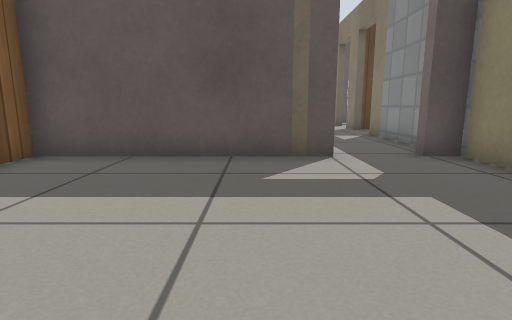
view 1 (above)

20 first-person views from a walk through a robot-simulator world made for Gazebo. The camera is 0.5 m above the floor, tilts 10° down and sees 80° across. The floor is counted in squares, 0.5 m on a side. Each view is taken from the middle of a square. On the plan, view 1 faces up. The plan holds only what a view shows up to about 12 squares ahead; the rest is blank. Gazebo's built-in surfaces are drawn with simple patterns.

view 2
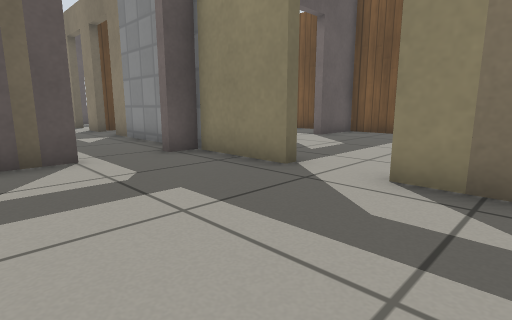

view 3
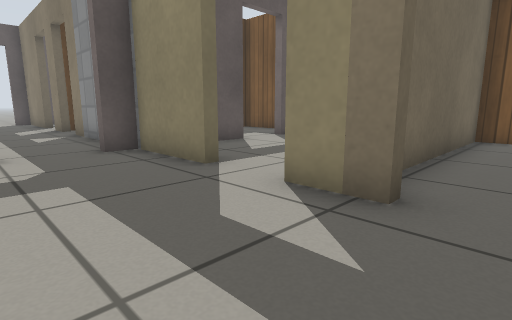

view 4
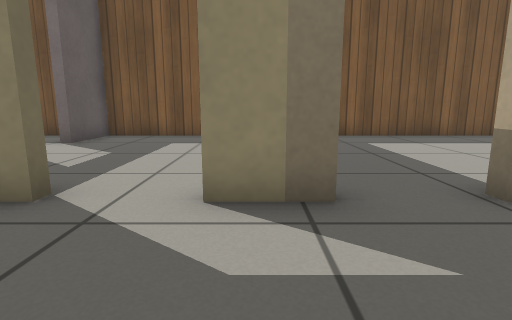

view 5
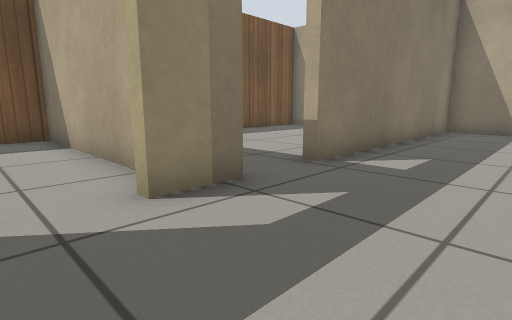

view 6
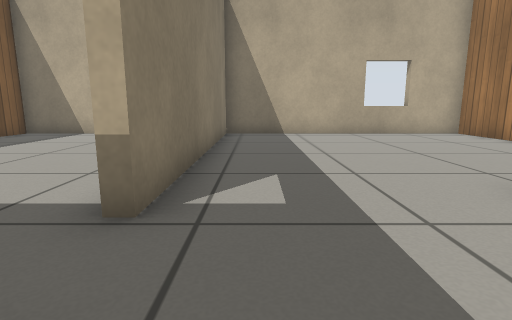

view 7
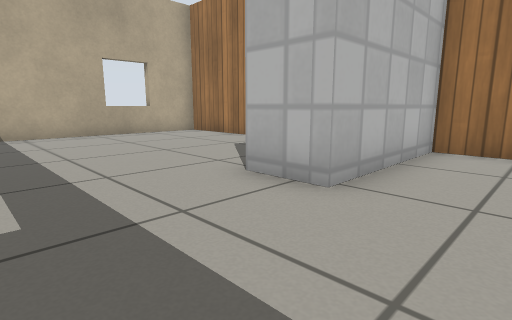

view 8
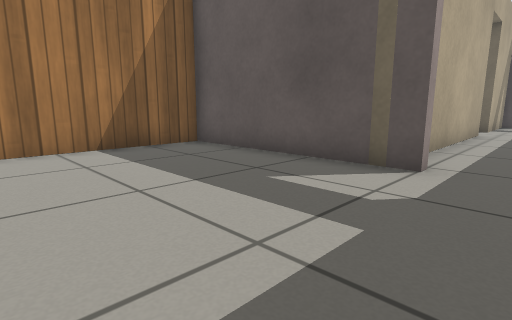

view 9
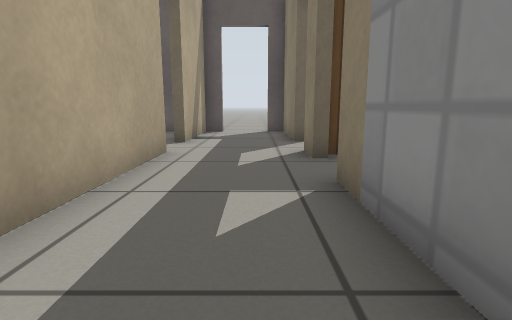

view 10
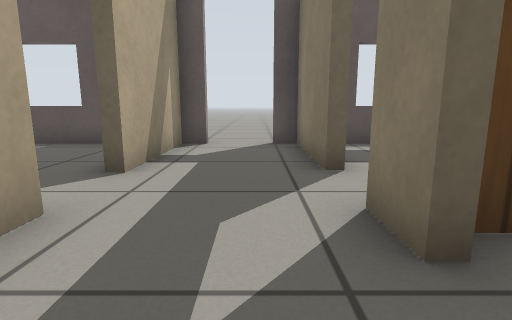

view 11
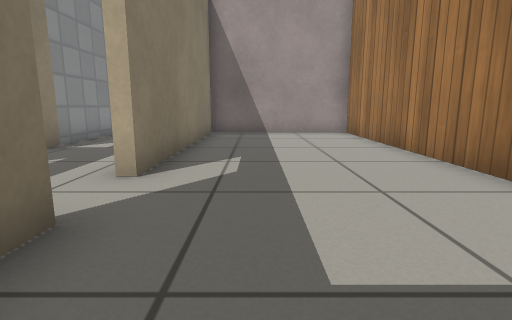

view 12
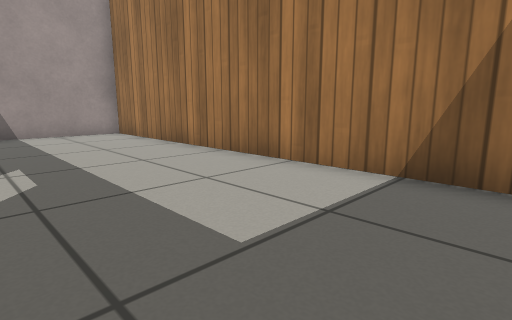

view 13
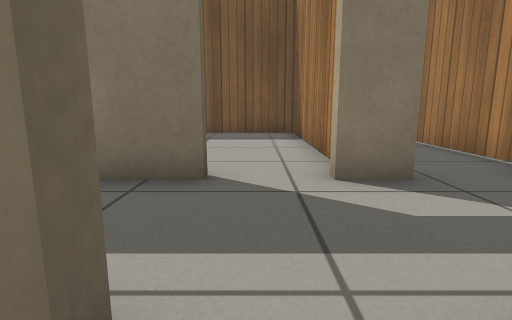

view 14
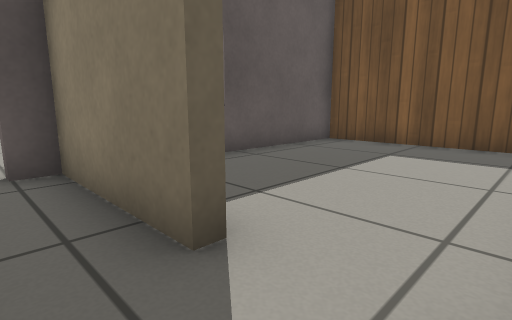

view 15
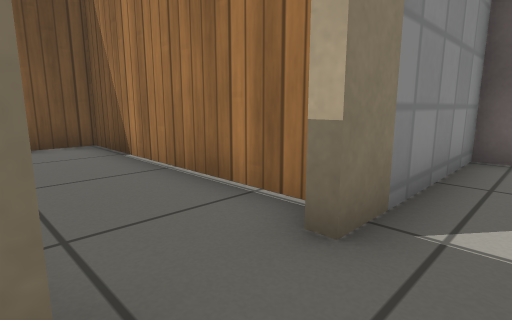

view 16
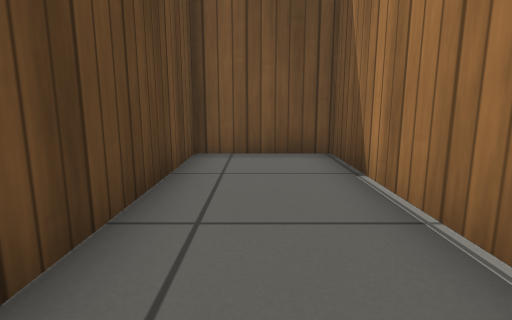

view 17
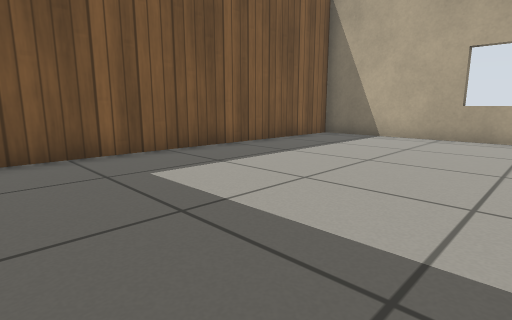

view 18
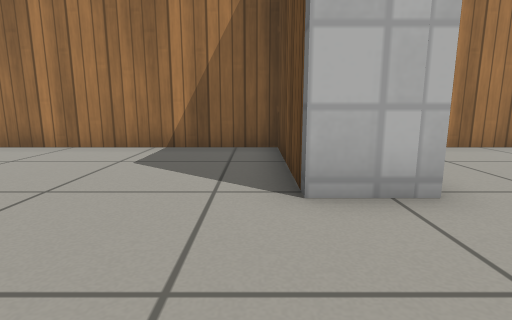

view 19
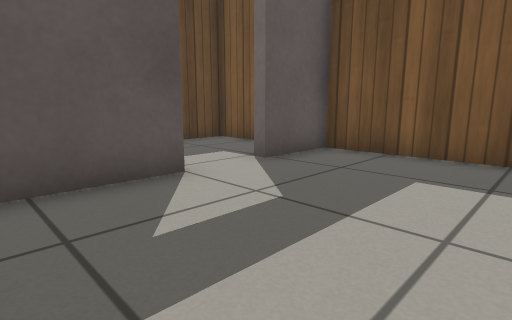

view 20
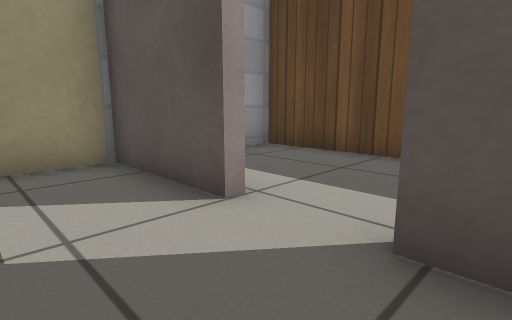

### Floor plan
Points are (right, up) in squares from view 1. A wall is a line through its corners. A room is listed if a view was taken in it or the views show most of it. See-through windows are left out.
Room 1 (views 1, 2, 3, 4, 5, 6, 7, 8)
walls: (1.6, 6) (-4.5, 6) (-4.5, -1) (-0.2, -1) (-0.2, -2.5); (4.1, 3.4) (4.1, 6) (3.3, 6); (4.1, 0.2) (4.1, 1.6); (4.1, -2.6) (4.1, -1.6)
ways out: open door at (2.5, 6) to room 2; open door at (4, -0.5) to room 5; opening at (2, -1.5) to room 6; open door at (4, 2.5) to room 7
Room 2 (views 9, 10, 14, 15)
walls: (1, 13.6) (1, 8.2); (4.1, 12.8) (4.1, 13.9); (4.1, 15.7) (4.1, 19.2); (1.7, 19.2) (1, 19.2) (1, 15.5); (4.1, 6.3) (4.1, 11)
ways out: open door at (2.5, 6) to room 1; open door at (1, 14.5) to room 3; open door at (4, 11.5) to room 4; open door at (4, 14.5) to room 8; open door at (2.5, 19)
Room 3 (views 11, 12, 13)
walls: (-4.5, 17.8) (-4.5, 6.3) (0.7, 6.3) (0.7, 13.6); (-0.3, 19.2) (-3, 19.2)
low walls: (0.7, 15.5) (0.7, 16.1)
ways out: open door at (1, 14.5) to room 2
Room 4 (view 16)
walls: (4.8, 10.4) (11.4, 10.4) (11.4, 13.3) (4.5, 13.3)
ways out: open door at (4, 11.5) to room 2
Room 5 (view 17)
walls: (5.9, -10.2) (11.4, -10.2) (11.4, 0.7) (5.9, 0.7)
ways out: open door at (4, -0.5) to room 1
Room 6 (view 18)
walls: (-0.2, -2.5) (-4.5, -2.5) (-4.5, -10.2) (4.1, -10.2) (4.1, -2.6)
ways out: opening at (2, -1.5) to room 1
Room 7 (views 19, 20)
walls: (7.5, 6) (4.4, 6) (4.4, 4.4); (5.6, 1) (11.4, 1) (11.4, 6) (9.3, 6)
ways out: open door at (4, 2.5) to room 1; open door at (8.5, 6) to room 9
Room 8 (no view inside)
walls: (5.6, 13.6) (11.4, 13.6) (11.4, 19.2) (5.4, 19.2)
ways out: open door at (4, 14.5) to room 2
Room 9 (no view inside)
walls: (7.9, 10.1) (4.4, 10.1) (4.4, 9.1); (11.4, 7.6) (11.4, 10.1) (9.9, 10.1)
ways out: open door at (8.5, 6) to room 7

Positions as (right, up) in squares from view 1, and headings:
1: (0, 0), facing up
2: (0, 0), facing up-right
3: (1, -1), facing up-right
4: (1, 1), facing right
5: (1, 3), facing down-right
6: (3, 1), facing down
7: (3, 1), facing down-left
8: (3, 1), facing up-left
9: (3, 7), facing up
10: (3, 11), facing up
11: (-1, 18), facing down
12: (0, 18), facing down-left
13: (0, 15), facing right
14: (3, 14), facing up-right
15: (3, 13), facing down-right
16: (5, 12), facing right
17: (5, 0), facing down-right
18: (3, -3), facing left
19: (5, 2), facing up-right
20: (10, 4), facing up-left
